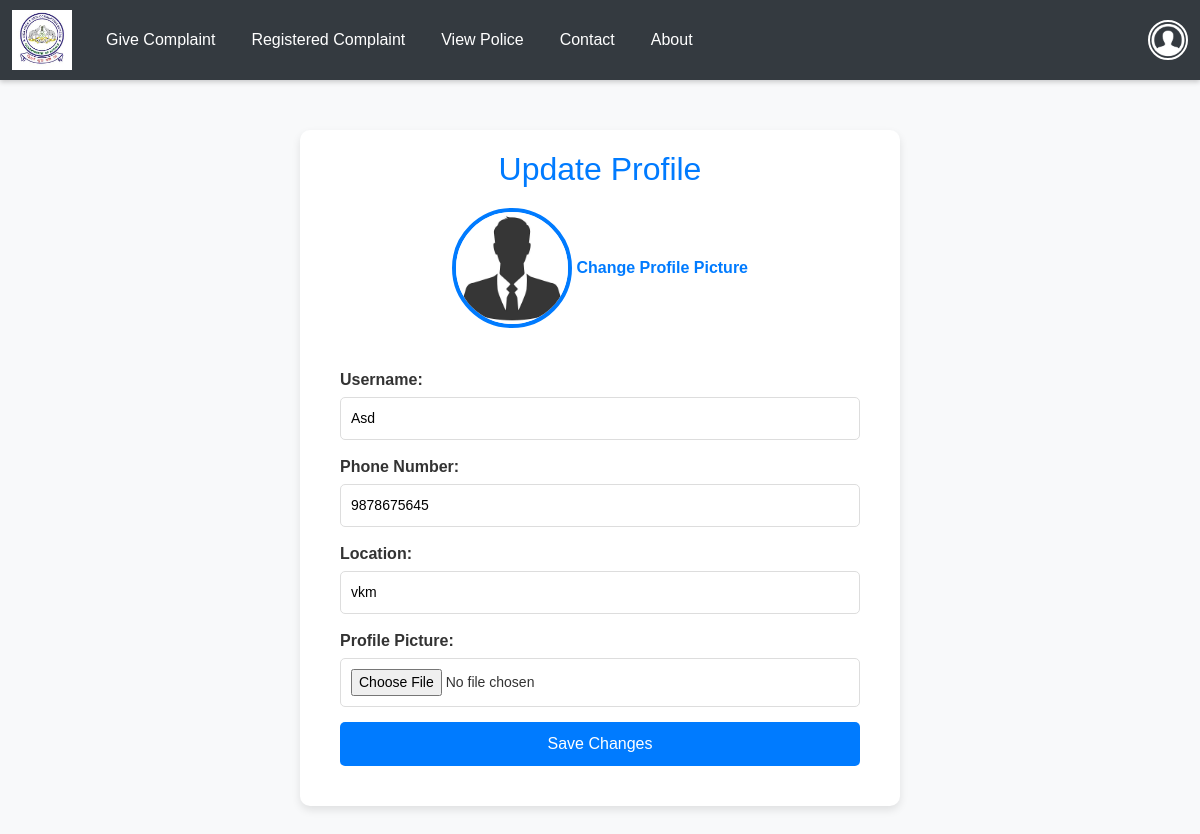
Page /updateuserprofile (signed in) on the committed database.
### app/models.py (models this page shows, shortened)
class User(models.Model):
    Email = models.EmailField(unique=True)
    username = models.TextField()
    phonenumber = models.IntegerField()
    password = models.TextField()
    location = models.TextField()
    idproof = models.CharField(max_length=12)
    profile_picture = models.ImageField(upload_to='profile_pics/', default='profile_pics/default.png')  # Ensure the default image is in the correct path.

### app/views.py (the view, shortened to what this page needs)
# urls.py: path('updateuserprofile',views.updateuserprofile),
def updateuserprofile(req):
    if 'user' in req.session:
        try:
            data = User.objects.get(Email=req.session['user'])
        except User.DoesNotExist:
            return redirect(login)
        return render(req, 'user/update_user_profile.html', {'data': data})
    else:
        return redirect(login)

### templates/user/update_user_profile.html (shortened to what this page needs)
<!DOCTYPE html>
<html lang="en">
<head>
    <link href="https://cdn.jsdelivr.net/npm/bootstrap@5.3.3/dist/css/bootstrap.min.css" rel="stylesheet">
    <link href="https://cdn.jsdelivr.net/npm/bootstrap-icons/font/bootstrap-icons.css" rel="stylesheet">
</head>
<body>
    <nav id="nav" class="navbar navbar-expand-lg navbar-dark sticky-top">
        <div class="container-fluid">
            <a class="navbar-brand" href="../userhome">
                <img id="logo" src="../static/images/images.jpg" alt="CrimeLog">
            </a>
            <div class="collapse navbar-collapse" id="mynavbar">
                <ul class="navbar-nav me-auto">
                    <li class="nav-item">
                        <a class="nav-link" href="../submit_complaint">Give Complaint</a>
                    </li>
                    <li class="nav-item">
                        <a class="nav-link" href="../userhistory">Registered Complaint</a>
                    </li>
                    <li class="nav-item">
                        <a class="nav-link" href="../viewpolices">View Police</a>
                    </li>
                    <li class="nav-item">
                        <a class="nav-link" href="../contactus">Contact </a>
                    </li>
                    <li class="nav-item">
                        <a class="nav-link" href="../about">About </a>
                    </li>
                </ul>
                <div class="dropdown ms-3">
                    <button class="btn btn-link dropdown p-0 border-0" type="button" id="profileDropdown" data-bs-toggle="dropdown" aria-expanded="false">
                        <img src="static/images/profile.png" alt="Profile" class="profile-img">
                    </button>
                </div>
            </div>
        </div>
    </nav>
    <div class="card-body">
        <div class="profile-container">
            <h2 class="form-title">Update Profile</h2>
            <div class="profile-image-section">
                <div class="profile-image-wrapper">
                    <img
                        src="{{ data.profile_picture_url | default:'../static/images/avtar.jpg' }}"
                        alt="Profile Image"
                        class="profile-image"
                        id="profile-img"
                    >
                    <label for="image-upload" class="upload-label">Change Profile Picture</label>
                </div>
            </div>
            <div class="profile-form-container">
                <form method="post" enctype="multipart/form-data" class="profile-form">
                    <div class="form-group">
                        <label for="username">Username:</label>
                        <input
                            type="text"
                            id="username"
                            name="username"
                            value="{{ data.username }}"
                            required
                            class="form-input"
                        >
                    </div>
                    <div class="form-group">
                        <label for="phonenumber">Phone Number:</label>
                        <input
                            type="text"
                            id="phonenumber"
                            name="phonenumber"
                            value="{{ data.phonenumber }}"
                            required
                            class="form-input"
                        >
                    </div>
                    <div class="form-group">
                        <label for="location">Location:</label>
                        <input
                            type="text"
                            id="location"
                            name="location"
                            value="{{ data.location }}"
                            required
                            class="form-input"
                        >
                    </div>
                    <div class="form-group">
                        <label for="profile_picture">Profile Picture:</label>
                        <input
                            type="file"
                            id="profile_picture"
                            name="profile_picture"
                            class="form-input"
                        >
                    </div>
                    <button type="submit" class="submit-button">Save Changes</button>
                </form>
            </div>
        </div>
    </div>
</body>
</html>

### templates/user/update_user_profile.html (style rules this page uses)
body { font-family: Arial, sans-serif; background-color: #f8f9fa; color: #333; margin: 0; padding: 0; }
#nav { box-shadow: 0 2px 5px rgba(0, 0, 0, 0.2); background-color: #343a40; height: 80px; }
.navbar-brand img { max-height: 60px; }
.navbar .nav-link { color: #fff; transition: color 0.3s ease; margin: 10px; }
.profile-img { width: 40px; height: 40px; border-radius: 50%; object-fit: cover; border: 2px solid #fff; background-color: #343a40; }
.card-body { justify-items: center; }
.profile-container { max-width: 600px; margin: 50px auto; background: #ffffff; border-radius: 10px; box-shadow: 0 4px 8px rgba(0, 0, 0, 0.1); overflow: hidden; padding: 20px; }
.profile-image-section { text-align: center; margin-bottom: 20px; }
.profile-image-wrapper { position: relative; display: inline-block; }
.profile-image { width: 120px; height: 120px; border-radius: 50%; border: 4px solid #007bff; object-fit: cover; }
.upload-label { display: inline-block; margin-top: 10px; color: #007bff; font-weight: bold; cursor: pointer; }
.profile-form-container { padding: 20px; }
.form-title { color: #007bff; text-align: center; margin-bottom: 20px; }
.form-group { margin-bottom: 15px; }
label { display: block; margin-bottom: 5px; color: #333; font-weight: bold; }
.form-input { width: 100%; padding: 10px; border: 1px solid #ddd; border-radius: 5px; font-size: 14px; }
.submit-button { width: 100%; background-color: #007bff; color: #fff; padding: 10px 20px; font-size: 16px; border: none; border-radius: 5px; cursor: pointer; transition: background 0.3s; }

### rows in the picture
User: username "Asd", phonenumber "9878675645", location "vkm"
